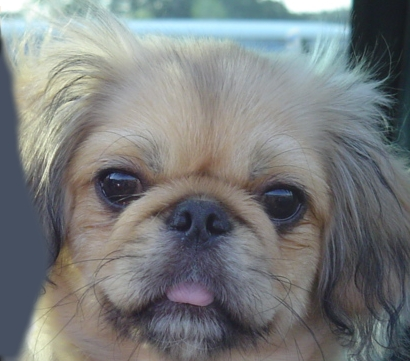
#> input picture hw2_frequency_and_filter/data/task1_hybrid/dog.jpg, 410 x 361 px
$ python blend_image.py   (older library calls are emulated)
#> lines starting #> are read from the running program, lines starting #| are printed output that depends on the picture
### hw2_frequency_and_filter/funcs.py
import cv2
import matplotlib.pyplot as plt
import matplotlib.image as mpimg
import numpy as np
import math

# draw & show image
def img_show(image):
    plt.imshow(image)
    plt.show()

# [38 lines left out: functions imgs_compare, get_ideal_lp_filter, not called in this run]

# image: grayscale image or image with only one channel(shape=M*N*1), filter: matrix size must equal to image's
def frequency_filtering(image, image_filter, convert_uint8 = True):

    # Compute the 2-dimensional discrete Fourier Transform
    frequency = np.fft.fft2(image)

    # Shift the zero-frequency component to the center of the spectrum (swap half-space)
    shifted_frequency = np.fft.fftshift(frequency)

    magnitude_spectrum = np.log(np.abs(shifted_frequency))

    filtered_frequency = shifted_frequency * image_filter

    filtered_spectrum = np.log(np.abs(filtered_frequency) + 1) # add 1 to avoid "divided by zero" exception

    filtered_image = np.fft.ifft2(np.fft.ifftshift(filtered_frequency)).real

    filtered_image[filtered_image < 0] = 0

    if convert_uint8:
        filtered_image = filtered_image.astype(np.uint8)

    return filtered_image, filtered_spectrum

# get frequency domain(shifted) of an image
# [10 lines left out: function get_image_frequency, not called in this run]

# shape: tuple, cut_off_ratio: float
def get_gaussian_lp_filter(shape, cut_off_ratio):
    # declare low pass filter on frequency domain (element values: [0, 1], pass or not)
    gaussian_filter = np.zeros(shape, dtype=np.float64)

    # compute "how low" the frequency can pass (radius of the circle)
    cut_off_frequency = math.ceil(cut_off_ratio * 0.5 * shape[0])

    if (shape[0] > shape[1]):
        cut_off_frequency = math.ceil(cut_off_ratio * 0.5 * shape[1])

    # write values to filter
    # we need to shift the index, [0, 1, 2, 3, 4] --> [-2, -1, 0, 1, 2]; [0, 1, 2, 3] -> [-1.5, -0.5, 0.5, 1.5]
    u_offset = (gaussian_filter.shape[0]-1) / 2
    v_offset = (gaussian_filter.shape[1]-1) / 2

    for u in range(gaussian_filter.shape[0]):
        shifted_u = u - u_offset

        for v in range(gaussian_filter.shape[1]):
            shifted_v = v - v_offset
            radius_from_center = (shifted_u**2 + shifted_v**2)**(0.5)

            gaussian_filter[u, v] = math.exp( (-1) * radius_from_center**2 / (2 * cut_off_frequency**2))

    return gaussian_filter

### hw2_frequency_and_filter/blend_image.py
import cv2
import numpy as np
from matplotlib import pyplot as plt
import os.path as path
import funcs

IMG1 = './data/task1_hybrid/dog.jpg'
IMG2 = './data/task1_hybrid/cat.jpg'

CUT_OFF_RATIO = 0.06

image1_abs_path = path.abspath(path.join(path.dirname(__file__), IMG1))
image2_abs_path = path.abspath(path.join(path.dirname(__file__), IMG2))
if (not path.exists(image1_abs_path)) or (not path.exists(image1_abs_path)):
    print("invalid image path")
    exit()

image1 = cv2.cvtColor(cv2.imread(image1_abs_path), cv2.COLOR_BGR2RGB)
image2 = cv2.cvtColor(cv2.imread(image2_abs_path), cv2.COLOR_BGR2RGB)
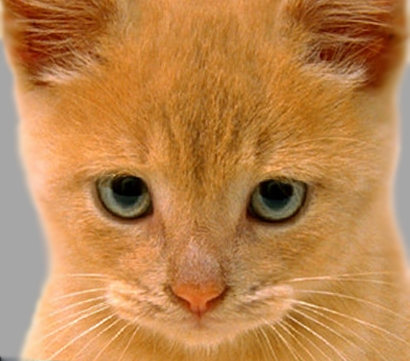
#> input picture hw2_frequency_and_filter/data/task1_hybrid/cat.jpg, 410 x 361 px
if (image1.data == None) or (image2.data == None):
    print("failed to read image")
    exit()

# normalize image's RGB value to range [0, 1]
image1 = image1.astype(np.float32) / 255
image2 = image2.astype(np.float32) / 255

# apply low pass(Gaussian) filter on image1
filtered_image1 = np.zeros(image1.shape, dtype=np.float32)

for ch in range(image1.shape[2]):

    low_pass_filter = funcs.get_gaussian_lp_filter(image1[:,:,ch].shape, CUT_OFF_RATIO)

    filtered_image1[:,:,ch], _ = funcs.frequency_filtering(image1[:,:,ch], low_pass_filter, convert_uint8=False)
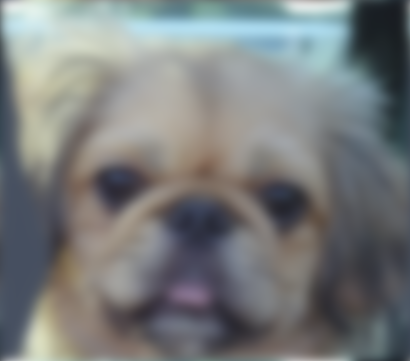
#> filtered_image1: shape (361, 410, 3) float32; mean R, G, B 0.475, 0.488, 0.49

# apply high pass(Laplacian) filter on image2
filtered_image2 = np.zeros(image2.shape, dtype=np.float32)

for ch in range(image2.shape[2]):

    low_pass_filter = funcs.get_gaussian_lp_filter(image2[:,:,ch].shape, CUT_OFF_RATIO)

    filtered_image2[:,:,ch], _ = funcs.frequency_filtering(image2[:,:,ch], low_pass_filter, convert_uint8=False)
#> this loop made 3 passes
#> pass 1, in frequency_filtering (call 4), `magnitude_spectrum = np.log(np.abs(shifted_frequency))`:
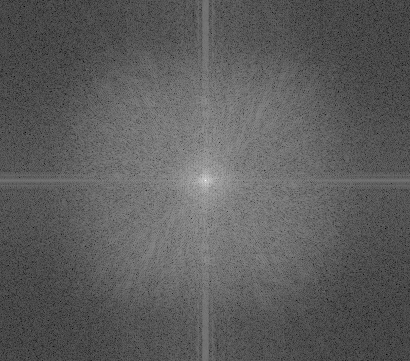
#> magnitude_spectrum: shape (361, 410) float64; min -4.71, max 11.6, mean 1.24; drawn with min black and max white
#> pass 1, in frequency_filtering (call 4), `filtered_image = np.fft.ifft2(np.fft.ifftshift(filtered_frequency)).real`:
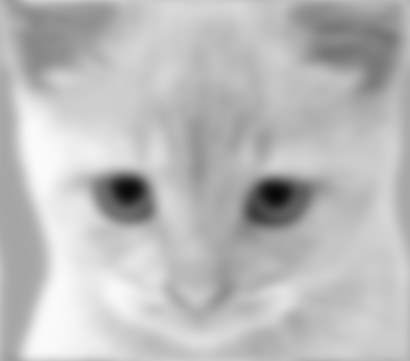
#> filtered_image: shape (361, 410) float64; min 0.0341, max 0.988, mean 0.737

filtered_image2 = image2 - filtered_image2
filtered_image2[filtered_image2 < 0] = 0
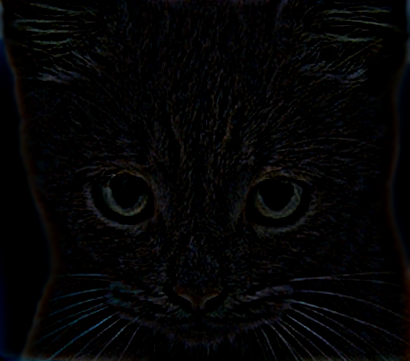
#> filtered_image2: shape (361, 410, 3) float32; mean R, G, B 0.0181, 0.0179, 0.0197

# filtered_image2 = np.ones(filtered_image2.shape, dtype=filtered_image2.dtype) - filtered_image2

length = image1.shape[0]
#> length = 361
if image2.shape[0] > image1.shape[0]:
    length = image2.shape[0]

height = image1.shape[1]
#> height = 410
if image2.shape[1] > image1.shape[1]:
    height = image2.shape[1]

blended_image = filtered_image1[0:length, 0:height] + filtered_image2[0:length, 0:height]
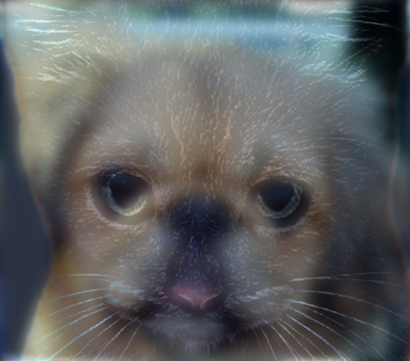
#> blended_image: shape (361, 410, 3) float32; mean R, G, B 0.493, 0.506, 0.509; drawn with min black and max white

blended_image = (blended_image - blended_image.min()) / (blended_image.max() - blended_image.min())

plt.subplot(2, 3, 1)
plt.imshow(image1)
plt.title('Original Image 1'), plt.xticks([]), plt.yticks([])
plt.subplot(2, 3, 2)
plt.imshow(image2)
plt.title('Original Image 2'), plt.xticks([]), plt.yticks([])
plt.subplot(2, 3, 3)
plt.imshow(cv2.cvtColor(blended_image, cv2.COLOR_RGB2GRAY), cmap='gray')
plt.title('Blended Image (Grayscale)'), plt.xticks([]), plt.yticks([])
plt.subplot(2, 3, 4)
plt.imshow(filtered_image1)
plt.title('Low-Passed Image 1'), plt.xticks([]), plt.yticks([])
plt.subplot(2, 3, 5)
plt.imshow(filtered_image2)
plt.title('High-Passed Image 2'), plt.xticks([]), plt.yticks([])
plt.subplot(2, 3, 6)
plt.imshow(blended_image)
plt.title('Blended Image'), plt.xticks([]), plt.yticks([])
plt.show()
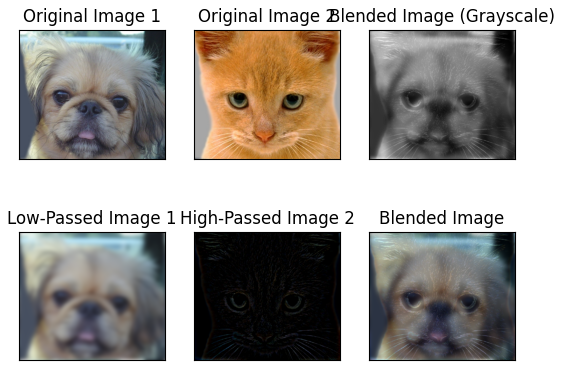
#> figure drawn by matplotlib, 6 panels
